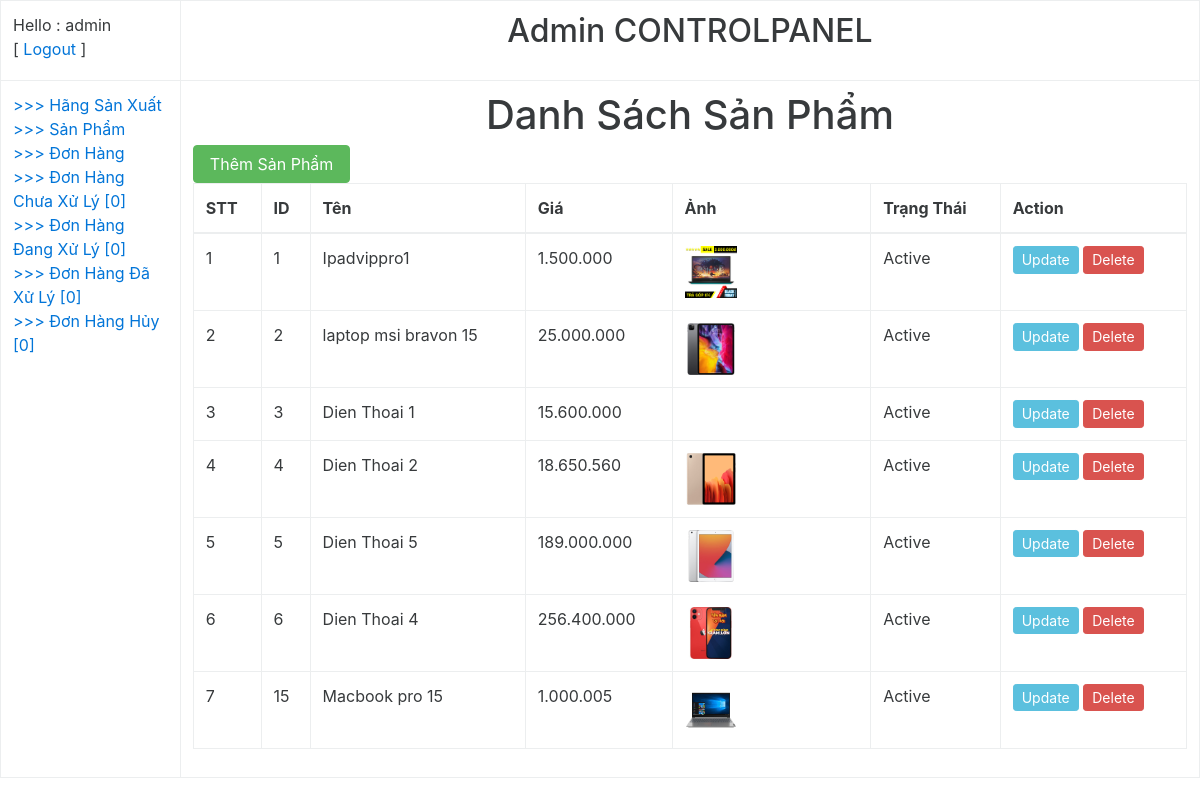
The page /bai11/website/admin/index.php?option=product (signed in) on the database its author committed.
### tables this page shows
CREATE TABLE `products` (
  `id` int(11) NOT NULL,
  `brandid` int(11) NOT NULL,
  `name` varchar(30) NOT NULL,
  `price` int(11) NOT NULL,
  `image` varchar(50) NOT NULL,
  `description` text NOT NULL,
  `status` tinyint(4) NOT NULL DEFAULT 1
);

### bai11/website/admin/products/showproducts.php (the view, shortened to what this page needs)
<?php
    $query = "select * from products";
    $result = $connect->query($query);
?>
<h1>Danh Sách Sản Phẩm </h1>
<div><a href="?option=productadd" class="btn btn-success">Thêm Sản Phẩm</a></div>
<table class="table table-bordered">
    <thead>
        <tr>
            <th>STT</th>
            <th>ID</th>
            <th>Tên</th>
            <th>Giá</th>
            <th>Ảnh</th>
            <th>Trạng Thái</th>
            <th>Action</th>
        </tr>
    </thead>
    <tbody>
        <?php  $count=1; ?>
        <?php
            foreach($result as $item){ ?>
            <tr>
                <td><?= $count++;?></td>
                <td><?= $item['id']?></td>
                <td><?= $item['name']?></td>
                <td><?= number_format( $item['price'],0,',','.')?></td>
                <td width="20%"> <img src="../images/<?= $item['image']?>" alt="" width="30%"></td>
                <td><?= $item['status']==1?'Active':'Unactive'?></td>
                <td>
                    <a href="?option=productupdate&id=<?= $item['id'] ?>" class="btn btn-sm btn-info">Update</a>
                    <a href="?option=product&id=<?= $item['id'] ?>&image=<?= $item['image'] ?>" class="btn btn-sm btn-danger" >Delete</a>
                </td>
            </tr>
    <?php }  ?>
    </tbody>
</table>

### bai11/website/admin/style1.css (style rules this page uses)
h1,h2,h3 { text-align: center; }

### rows shown on the page
products: id "1", name "Ipadvippro1", price "1.500.000", image (picture), status "Active"
products: id "2", name "laptop msi bravon 15", price "25.000.000", image (picture), status "Active"
products: id "3", name "Dien Thoai 1", price "15.600.000", status "Active"
products: id "4", name "Dien Thoai 2", price "18.650.560", image (picture), status "Active"
products: id "5", name "Dien Thoai 5", price "189.000.000", image (picture), status "Active"
products: id "6", name "Dien Thoai 4", price "256.400.000", image (picture), status "Active"
products: id "15", name "Macbook pro 15", price "1.000.005", image (picture), status "Active"

### other values the page prints
$_SESSION['admin'] "admin"
$chuaXuLy "0"
$dangXuLy "0"
$daXuLy "0"
$huy "0"
